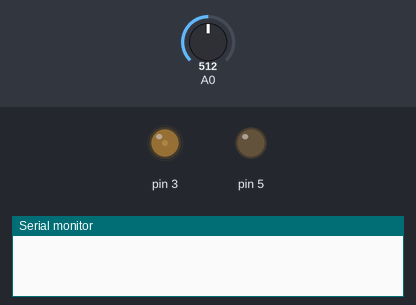
A sketch run on a simulated Arduino Uno, built with avr-gcc and run on an emulated ATmega328P. On the bench: output pins drawn as LEDs (lit = HIGH), the last lines printed to the serial monitor. The test bench sets the inputs (shaded band); at power-on: A0 = 512.

Above: at 1.2 s.
1.3 s: A0 set to 350
At 1.9 s:
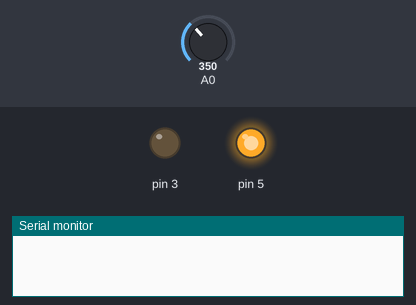
2.8 s: A0 set to 511
At 4.2 s:
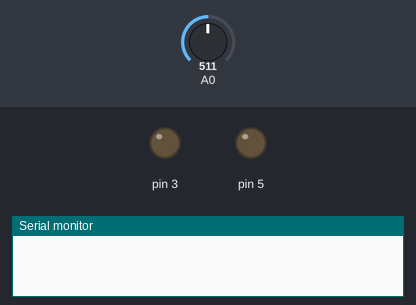
5.8 s: A0 set to 716
At 6.6 s:
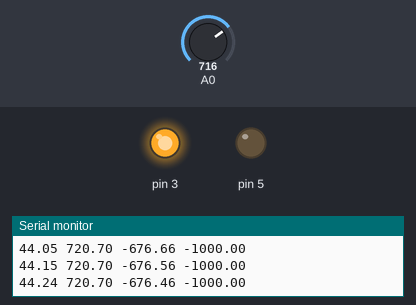
7.3 s: A0 set to 306
At 8.5 s:
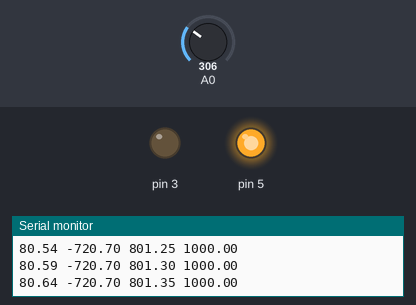
8.8 s: A0 set to 900
At 9.3 s:
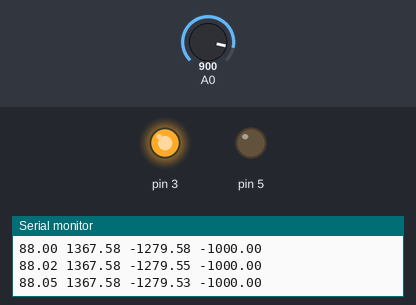
Timing chart, 0 to 11.3 s (numbered marks = the images above; inputs shaded):
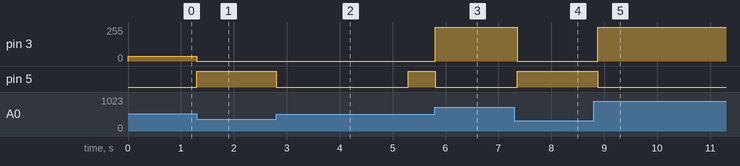

The sketch:

dc_motor_position_control_repetitive.ino
```cpp
#include <TimerOne.h>
# define MAX_BUF 250

// signals variables
float r, y, e, x_r1, y_r1, u, u_r, u_c, t, t_s;
// parameters variables
float k_p, k_r, k_c, b, a;
// flags and counters variables
int flag_i = 0, i = 0, idx = 0, t_ini = 5, n_counter = 0, N_eff;

// constants
const int w_c = 1000, n = 20;
const float sine_a = 90, omega = 2.0*PI*0.1, tau = -(1.0/omega)*(atan(omega/w_c) -2*PI);
float e_buffer[MAX_BUF];


void Timer1_ISR(void){
  flag_i = 1;
}

void setup() {
  // time values
  t   = 0;
  t_s = 0.002;

  // controller gains
  k_p = 40;
  k_r = 70;
  k_c = (1.0/w_c)*sqrt(omega*omega +w_c*w_c); // correction for infinite gain

  // controller filter coefficients
  b     = k_c*w_c*t_s/(2.0 +w_c*t_s);
  a     = (-2.0 +w_c*t_s)/(2.0 +w_c*t_s);
  N_eff = round((tau)/(t_s*n));
  if (N_eff > MAX_BUF) N_eff = MAX_BUF;

  // initialize values
  x_r1 = 0.0;
  y_r1 = 0.0;
  for (int k = 0; k < N_eff; k++) e_buffer[k] = 0.0;

  // declares pins as output
  pinMode(3, OUTPUT);
  pinMode(5, OUTPUT);

  // initializes serial communication
  Serial.begin(115200);
  Timer1.initialize(t_s*1000000);     // interruption every t_s seconds
  Timer1.attachInterrupt(Timer1_ISR);
}

float LPF(float x_r){
  float y_r = b*x_r +b*x_r1 -a*y_r1;

  x_r1 = x_r;
  y_r1 = y_r;

  return y_r;
}

void measurement(){
  // read sensor
  float fact = 450.0/128;
  y = (analogRead(A0) -511)*fact;
}

void reference(){
  t += t_s;

  if (t < t_ini){
    r = 0.0;
    return;
  }

  float phi = omega*(t -t_ini);
  r         = sine_a*sin(phi);
}

void control(){
  const int dead = 0;
  const int umax = 1000;
  reference();

  // error
  e = r -y;
  if (abs(e)<dead) e = 0.0;

  // control signal
  if (t <t_ini){
    u_r = 0.0f;
  }
  else{
    if (++n_counter >= n){
      n_counter = 0;

      // repetitive output
      float y_r = LPF(e_buffer[idx]);
      u_r = k_r*(e +y_r);

      // update past values and index
      e_buffer[idx] = e;
      idx++;
      if (idx >= N_eff) idx = 0;
    }
  }
  u = k_p*e +u_r;

  // limit control signal
  if (u < -umax) u = -umax;
  if (u >  umax) u = umax;

  // PWM from 0 to 255
  u_c = abs(u)*(255.0/umax);
  if (u >= 0){
    analogWrite(5, u_c); // PWM
    analogWrite(3, 0);   // 0
  }
  else{
    analogWrite(5, 0);   // 0
    analogWrite(3, u_c); // PWM
  }
}

void communication(){
  if (t < t_ini){
    return;
  }

  while (Serial.available() > 0){
    // set reference
    if (r < -360) r = -360;
    if (r > 360)  r = 360;
  }

  // print signals
  if ( i == 1 ){
    Serial.print(r, 2);
    Serial.print(" ");
    Serial.print(y, 2);
    Serial.print(" ");
    Serial.print(e, 2);
    Serial.print(" ");
    Serial.println(u, 2);
    i = 0;
  }
  i++;
}

void loop(){
  if (flag_i == 1){
    measurement();
    control();
    communication();
    flag_i = 0;
  }
}
```

Measured:
- after the input at 1.3 s, pin 3: 35/255 → 0/255 at once; pin 5: LOW → HIGH at once
- after the input at 2.8 s, pin 5: HIGH → LOW at once, → HIGH 2.5 s later
- after the input at 5.8 s, pin 3: 0/255 → 255/255 at once; pin 5: HIGH → LOW at once
- after the input at 7.3 s, pin 3: 255/255 → 0/255 after 0.06 s; pin 5: LOW → HIGH after 0.06 s
- after the input at 8.8 s, pin 3: 0/255 → 255/255 after 0.08 s; pin 5: HIGH → LOW after 0.08 s
